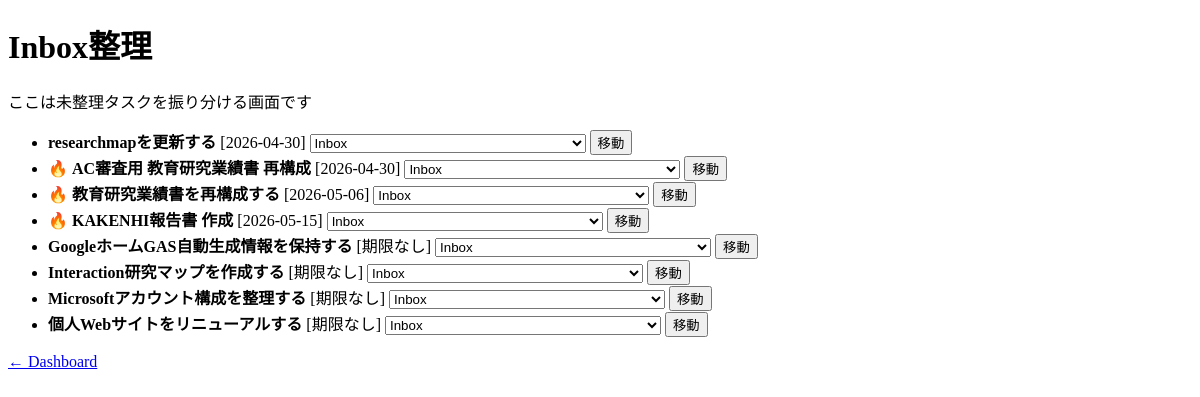
/inbox, run on an earlier commit of the app's database.
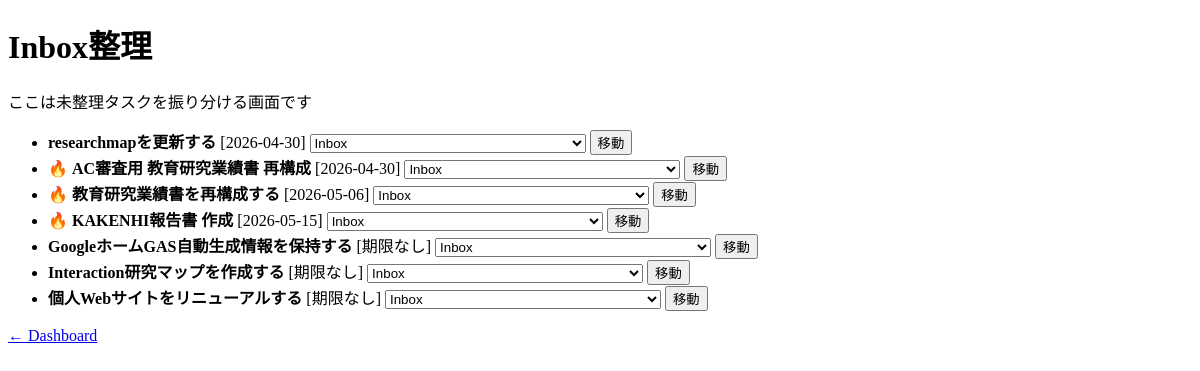
And on a later commit of the database.
### tables this page shows
CREATE TABLE tasks (
            id INTEGER PRIMARY KEY AUTOINCREMENT,
            title TEXT,
            status TEXT,
            deadline TEXT,
            original_deadline TEXT,
            project_id INTEGER,
            student_id INTEGER,
            priority TEXT DEFAULT 'medium',
            sync_key TEXT,
            source_type TEXT,
            source_updated_at TEXT,
            archived INTEGER DEFAULT 0
        , source_url TEXT);

### flask_app.py (the view)
@app.route("/inbox")
def inbox_view():
    conn = get_db()
    c = conn.cursor()
    inbox = fetch_inbox_project(c)
    if not inbox:
        conn.close()
        return "Inbox not found"
    tasks = fetch_inbox_tasks(c, inbox["id"])
    projects = fetch_all_projects(c)
    conn.close()
    return render_template("inbox_review.html", tasks=tasks, projects=projects)

### db.py (called while the page is built)
def get_db():
    conn = sqlite3.connect(DB_PATH, timeout=5, check_same_thread=False)
    conn.row_factory = sqlite3.Row
    conn.execute("PRAGMA journal_mode=WAL;")
    conn.execute("PRAGMA busy_timeout=5000;")
    return conn

def fetch_all_projects(cursor):
    return cursor.execute("SELECT * FROM projects").fetchall()

def fetch_inbox_project(cursor):
    return cursor.execute("SELECT id FROM projects WHERE name='Inbox' LIMIT 1").fetchone()

def fetch_inbox_tasks(cursor, inbox_id):
    return cursor.execute(
        """
        SELECT tasks.id, tasks.title, tasks.deadline, tasks.priority
        FROM tasks
        WHERE project_id=? AND tasks.status != 'done'
        ORDER BY tasks.deadline IS NULL, tasks.deadline
    """,
        (inbox_id,),
    ).fetchall()

### templates/inbox_review.html (shortened to what this page needs)
<!doctype html>
<html>
    <head>
    </head>
    <body>
        <h1>Inbox整理</h1>
        <p>ここは未整理タスクを振り分ける画面です</p>
        <ul>
            {% for t in tasks %}
            <li>
                {% if t["priority"] == "high" %}🔥{% endif %}
                <b>{{ t["title"] }}</b>
                {% if t["deadline"] %}
                    [{{ t["deadline"] }}]
                {% else %}
                    [期限なし]
                {% endif %}
                <form action="/move_task" method="post" style="display: inline">
                    <select name="project_id">
                        {% for p in projects %}
                        <option value="{{ p["id"] }}">{{ p["name"] }}</option>
                        {% endfor %}
                    </select>
                    <button type="submit">移動</button>
                </form>
            </li>
            {% endfor %}
        </ul>
        <a href="/">← Dashboard</a>
    </body>
</html>

What changed in the data, as far as the page shows it:
no longer on this page (row edited): tasks: title "Microsoftアカウント構成を整理する", shows "[期限なし]"
